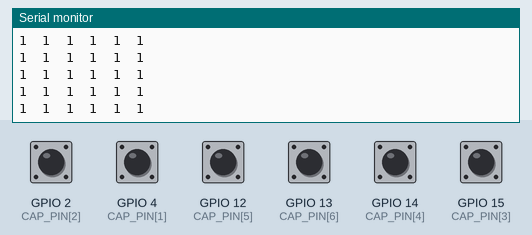
A sketch run on a simulated ESP32. Parts: the last lines printed to the serial monitor. The inputs (shaded band) are chosen by the test bench; at power-on: GPIO 2 (CAP_PIN[2]), GPIO 4 (CAP_PIN[1]), GPIO 12 (CAP_PIN[5]), GPIO 13 (CAP_PIN[6]), GPIO 14 (CAP_PIN[4]), GPIO 15 (CAP_PIN[3]) HIGH.

Above: at 2.2 s.
2.3 s: GPIO 2 (CAP_PIN[2]) pulled LOW for 0.15 s
At 2.31 s:
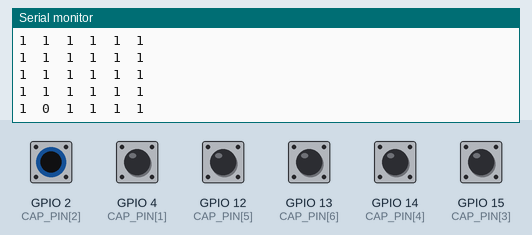
3.9 s: GPIO 4 (CAP_PIN[1]) pulled LOW for 0.15 s
At 3.91 s:
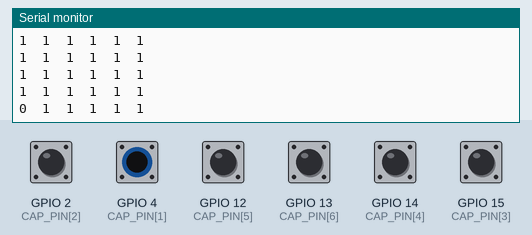
5.5 s: GPIO 12 (CAP_PIN[5]) pulled LOW for 0.15 s
At 5.51 s:
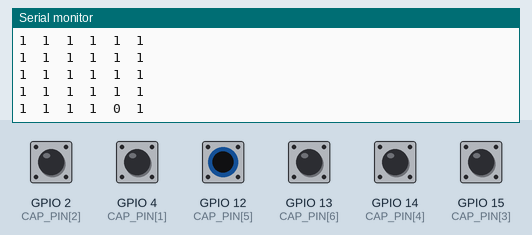
7.1 s: GPIO 13 (CAP_PIN[6]) pulled LOW for 0.15 s
At 7.11 s:
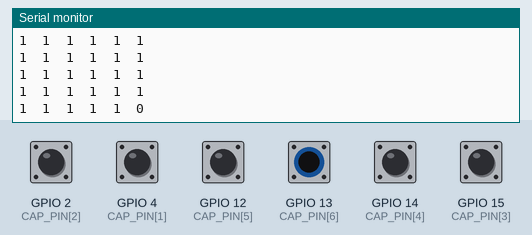
8.7 s: GPIO 14 (CAP_PIN[4]) pulled LOW for 0.15 s
At 8.72 s:
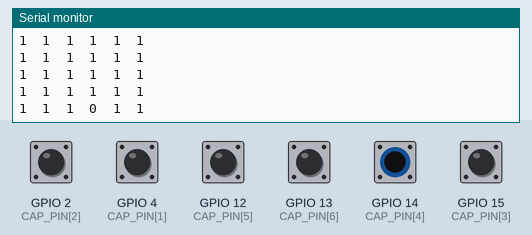
10.3 s: GPIO 15 (CAP_PIN[3]) pulled LOW for 0.15 s
At 10.32 s:
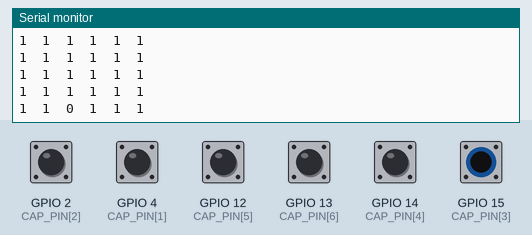

The sketch:

test_touch.ino
```cpp
// ESP32 Touch Test
//push button pinout for MS7 mini proto

//const uint8_t CAP_PIN[] = {0,4, 2, 15, 13}; //IO4, IO2, IO15, IO13 -- T0,T2,T3,T4
const int CAP_PIN[] = {0,4, 2, 15, 14, 12, 13}; //IO4, IO2, IO15, IO14, IO12, IO13 -- T0,T2,T3,T6,T5,T4

const uint8_t nb_capa = 7; //nb capa +1

const bool PRESSED = 0;
const bool RELEASED = 1;
bool touch_state[nb_capa];

#define TOUCH1 GPIO_NUM_4
#define TOUCH2 GPIO_NUM_2
#define TOUCH3 GPIO_NUM_15
#define TOUCH4 GPIO_NUM_14
#define TOUCH5 GPIO_NUM_12
#define TOUCH6 GPIO_NUM_13


/* Set the GPIO as a input */
//     gpio_set_direction(BUTTON1, GPIO_MODE_INPUT);


void print_state(){
  for (uint8_t i=1; i<nb_capa; i++){
    Serial.print(touch_state[i]);
    Serial.print("\t");
  }
  Serial.print("\n");
}

void setup()
{
  Serial.begin(115200);
  delay(1000); // give me time to bring up serial monitor
  Serial.println("NAPaC Touch Test: implementation of buttons");

  for (uint8_t pin=1; pin<nb_capa; pin++){
    pinMode(CAP_PIN[pin], INPUT);
  }


  //gpio_pullup_en(TOUCH1);
  gpio_set_pull_mode(TOUCH1, GPIO_PULLUP_ONLY);
  gpio_set_pull_mode(TOUCH2, GPIO_PULLUP_ONLY);
  gpio_set_pull_mode(TOUCH3, GPIO_PULLUP_ONLY);
  gpio_set_pull_mode(TOUCH4, GPIO_PULLUP_ONLY);
  gpio_set_pull_mode(TOUCH5, GPIO_PULLUP_ONLY);
  gpio_set_pull_mode(TOUCH6, GPIO_PULLUP_ONLY);


//  for (int i=1; i < nb_capa; i++){
//    //gpio_pullup_en(i);
//  }
}

void loop()
{

  for (uint8_t i=1; i < nb_capa; i++){
    touch_state[i] = digitalRead(CAP_PIN[i]);
  }

  print_state();

  delay(100);
}
```

Measured:
- after the input at 2.3 s, the serial monitor: prints a new line at once (image 1)
- after the input at 3.9 s, the serial monitor: prints a new line at once (image 2)
- after the input at 5.5 s, the serial monitor: prints a new line at once (image 3)
- after the input at 7.1 s, the serial monitor: prints a new line at once (image 4)
- after the input at 8.7 s, the serial monitor: prints a new line at once (image 5)
- after the input at 10.3 s, the serial monitor: prints a new line at once (image 6)
